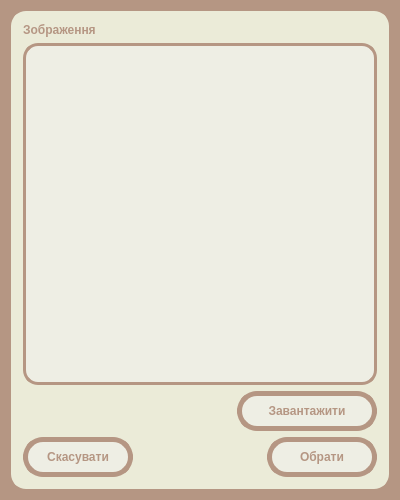
<?xml version="1.0" encoding="UTF-8"?>
<ui version="4.0">
 <class>SelectFilesDialog</class>
 <widget class="QDialog" name="SelectFilesDialog">
  <property name="geometry">
   <rect>
    <x>0</x>
    <y>0</y>
    <width>400</width>
    <height>500</height>
   </rect>
  </property>
  <property name="windowTitle">
   <string>Dialog</string>
  </property>
  <property name="styleSheet">
   <string notr="true">QDialog {
  height: 500px;
  width: 400px;
  background-color: #b59683;
}

#frame {
  border: 3px solid #ebebd8;
  border-radius: 15%;
  background-color: #ebebd8;
}

QLabel {
	color: #b59683;
	font-weight: bold;
}

QLabel[objectName*=&quot;title&quot;] {
  padding: 5px;
  
  font-size: 42px;
  font-weight: bold;

  color: #eeeee4;
  border-radius: 15%;
  background-color: #b59683;
  
  margin-bottom: 10px;
}

QLabel[objectName*=&quot;image&quot;] {
  	min-height: 150px;
  	min-width: 150px;
  
  	border: solid;
	border-width: 3px;
	border-radius:15%;
	border-color: #b59683;

	background-color: #eeeee4;
}

QPushButton {
	width: 90;
	height: 20;
	padding: 5px;

	font: bold;

	color: #b59683;
	border: solid;
	border-width: 5px;
	border-radius:20px;
	border-color: #b59683;
	background-color: #eeeee4;
}

QPushButton::pressed {
  	color: #eeeee4;
  	background-color: #b59683;
}

QPushButton[objectName*=&quot;save&quot;], QPushButton[objectName*=&quot;upload&quot;]
{
  min-width: 90;
  height: 20;
  padding: 5px;

  font: bold;

  color: #eeeee4;
  border: solid;
  border-width: 5px;
  border-radius:20px;
  border-color: #284256;
  background-color: #284256;
}

QPushButton[objectName*=&quot;save&quot;]::pressed, QPushButton[objectName*=&quot;upload&quot;]::pressed {
  color: #284256;
  background-color: #eeeee4;
}

QLineEdit {
	width: 200;
	height: 20;
	padding: 5px;

	font: bold;

	color: #284256;
	border: solid;
	border-width: 5px;
	border-radius:20px;
	border-color: #b59683;
	background-color: #eeeee4;
}

QLineEdit::focus {
	border-color: #284256;
}

QSpinBox, QDoubleSpinBox {
    width: 200px; /* Добавляем единицу измерения (px) к значению ширины */
    height: 20px;
    padding: 5px;

    font: bold;

    color: #284256;
    border: 5px solid #b59683; /* Устанавливаем толщину границы */
    border-radius: 20px;
    background-color: #eeeee4;
}

QSpinBox::focus, QDoubleSpinBox::focus {
  border-color: #284256;
}

QDoubleSpinBox::up-button, QDoubleSpinBox::down-button, QSpinBox::up-button, QSpinBox::down-button {
  width: 0;
  height: 0;
}

QPlainTextEdit {
	width: 200;
	height: 100;
	padding: 5px;

	font: bold;

	color: #284256;
	border: solid;
	border-width: 5px;
	border-radius:20px;
	border-color: #b59683;
	background-color: #eeeee4;
}

QPlainTextEdit::focus {
	border-color: #284256;
}

QComboBox {
  width: 90;
	height: 20;
	padding: 5px;

	font: bold;

	color: #b59683;
	border: solid;
	border-width: 5px;
	border-radius:20px;
	border-color: #b59683;
	background-color: #eeeee4;
}

QComboBox:hover {

}

QComboBox::drop-down {
    subcontrol-origin: padding;
    subcontrol-position: top right;
    width: 15px;
    border-left: 5px solid #b59683;
}

QComboBox::down-arrow {
    
}

QComboBox QListView {
	padding: 5;
}

QComboBox::selected {
	color: #ebebd8;
	background-color: #284256;
}

QAbstractItemView {
  border: 3px solid #b59683;
  border-radius: 15%;
  background-color: #eeeee4;
}

QAbstractItemView::selected {
	color: #eeeee4;
	background-color: #284256;
}

#frame_cost {
  padding: 0px;
  border: solid;
	border-width: 3px;
	border-radius:20px;
	border-color: #b59683;
	background-color: #eeeee4;
}
</string>
  </property>
  <layout class="QVBoxLayout" name="verticalLayout">
   <item>
    <widget class="QFrame" name="frame">
     <property name="frameShape">
      <enum>QFrame::StyledPanel</enum>
     </property>
     <property name="frameShadow">
      <enum>QFrame::Raised</enum>
     </property>
     <layout class="QVBoxLayout" name="verticalLayout_2">
      <item>
       <widget class="QLabel" name="label_title">
        <property name="text">
         <string>Зображення</string>
        </property>
       </widget>
      </item>
      <item>
       <widget class="QListView" name="listView">
        <property name="editTriggers">
         <set>QAbstractItemView::NoEditTriggers</set>
        </property>
        <property name="viewMode">
         <enum>QListView::IconMode</enum>
        </property>
       </widget>
      </item>
      <item>
       <layout class="QHBoxLayout" name="horizontalLayout">
        <item>
         <spacer name="horizontalSpacer_2">
          <property name="orientation">
           <enum>Qt::Horizontal</enum>
          </property>
          <property name="sizeHint" stdset="0">
           <size>
            <width>40</width>
            <height>20</height>
           </size>
          </property>
         </spacer>
        </item>
        <item>
         <widget class="QPushButton" name="pushButton_upload">
          <property name="styleSheet">
           <string notr="true">width: 120px;</string>
          </property>
          <property name="text">
           <string>Завантажити</string>
          </property>
         </widget>
        </item>
       </layout>
      </item>
      <item>
       <layout class="QHBoxLayout" name="horizontalLayout_2">
        <item>
         <widget class="QPushButton" name="pushButton_cancel">
          <property name="text">
           <string>Скасувати</string>
          </property>
         </widget>
        </item>
        <item>
         <spacer name="horizontalSpacer">
          <property name="orientation">
           <enum>Qt::Horizontal</enum>
          </property>
          <property name="sizeHint" stdset="0">
           <size>
            <width>40</width>
            <height>20</height>
           </size>
          </property>
         </spacer>
        </item>
        <item>
         <widget class="QPushButton" name="pushButton_save">
          <property name="text">
           <string>Обрати</string>
          </property>
         </widget>
        </item>
       </layout>
      </item>
     </layout>
    </widget>
   </item>
  </layout>
 </widget>
 <resources/>
 <connections/>
</ui>
